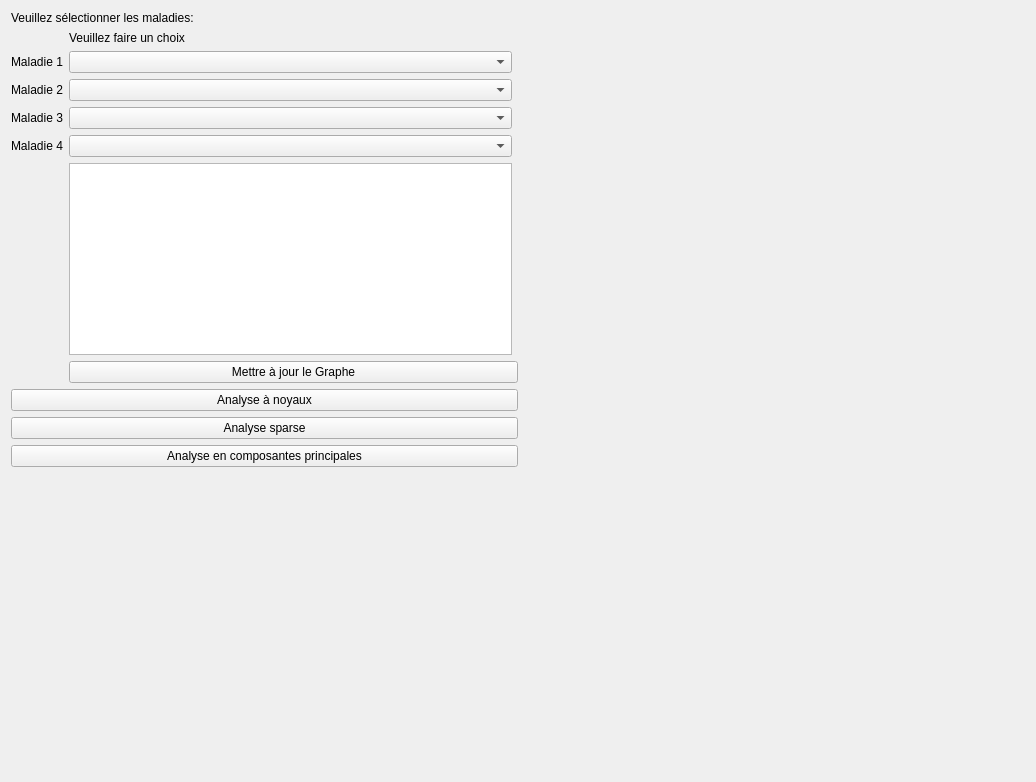
<?xml version="1.0" encoding="UTF-8"?>
<ui version="4.0">
 <class>Form</class>
 <widget class="QWidget" name="Form">
  <property name="geometry">
   <rect>
    <x>0</x>
    <y>0</y>
    <width>1036</width>
    <height>782</height>
   </rect>
  </property>
  <property name="mouseTracking">
   <bool>false</bool>
  </property>
  <property name="windowTitle">
   <string>Visualisation</string>
  </property>
  <layout class="QHBoxLayout" name="horizontalLayout">
   <item>
    <layout class="QGridLayout" name="gridLayout">
     <item row="2" column="2">
      <spacer name="horizontalSpacer">
       <property name="orientation">
        <enum>Qt::Horizontal</enum>
       </property>
       <property name="sizeHint" stdset="0">
        <size>
         <width>40</width>
         <height>20</height>
        </size>
       </property>
      </spacer>
     </item>
     <item row="2" column="0">
      <layout class="QVBoxLayout" name="verticalLayout_">
       <property name="sizeConstraint">
        <enum>QLayout::SetDefaultConstraint</enum>
       </property>
       <item>
        <widget class="QLabel" name="label">
         <property name="text">
          <string>Veuillez sélectionner les maladies:</string>
         </property>
        </widget>
       </item>
       <item>
        <layout class="QVBoxLayout" name="verticalLayout_cb"/>
       </item>
       <item>
        <layout class="QGridLayout" name="gridLayout_features">
         <item row="3" column="1">
          <widget class="QComboBox" name="Disease_2"/>
         </item>
         <item row="4" column="0">
          <widget class="QLabel" name="Param">
           <property name="text">
            <string>Maladie 3</string>
           </property>
          </widget>
         </item>
         <item row="3" column="0">
          <widget class="QLabel" name="Feature">
           <property name="text">
            <string>Maladie 2</string>
           </property>
          </widget>
         </item>
         <item row="0" column="1">
          <widget class="QLabel" name="label_param_1">
           <property name="text">
            <string>Veuillez faire un choix</string>
           </property>
          </widget>
         </item>
         <item row="2" column="1">
          <widget class="QComboBox" name="Disease_1">
           <property name="currentText">
            <string/>
           </property>
          </widget>
         </item>
         <item row="5" column="0">
          <widget class="QLabel" name="Stat">
           <property name="text">
            <string>Maladie 4</string>
           </property>
          </widget>
         </item>
         <item row="2" column="0">
          <widget class="QLabel" name="Experiment">
           <property name="text">
            <string>Maladie 1</string>
           </property>
          </widget>
         </item>
         <item row="7" column="1" colspan="2">
          <widget class="QPushButton" name="maj_button">
           <property name="text">
            <string>Mettre à jour le Graphe</string>
           </property>
          </widget>
         </item>
         <item row="4" column="1">
          <widget class="QComboBox" name="Disease_3"/>
         </item>
         <item row="6" column="1">
          <widget class="QTextBrowser" name="DocBrowser_1"/>
         </item>
         <item row="5" column="1">
          <widget class="QComboBox" name="Disease_4"/>
         </item>
        </layout>
       </item>
       <item>
        <layout class="QHBoxLayout" name="horizontalLayout_2"/>
       </item>
       <item>
        <widget class="QPushButton" name="AKERNEL_Button">
         <property name="text">
          <string>Analyse à noyaux</string>
         </property>
        </widget>
       </item>
       <item>
        <widget class="QPushButton" name="ASPARSE_Button">
         <property name="text">
          <string>Analyse sparse</string>
         </property>
        </widget>
       </item>
       <item>
        <widget class="QPushButton" name="ACP_Button">
         <property name="text">
          <string>Analyse en composantes principales</string>
         </property>
        </widget>
       </item>
       <item>
        <spacer name="verticalSpacer_2">
         <property name="orientation">
          <enum>Qt::Vertical</enum>
         </property>
         <property name="sizeHint" stdset="0">
          <size>
           <width>20</width>
           <height>40</height>
          </size>
         </property>
        </spacer>
       </item>
       <item>
        <layout class="QVBoxLayout" name="verticalLayout_machine_learning"/>
       </item>
      </layout>
     </item>
     <item row="2" column="3">
      <layout class="QVBoxLayout" name="verticalLayout_plot">
       <property name="sizeConstraint">
        <enum>QLayout::SetMinimumSize</enum>
       </property>
      </layout>
     </item>
    </layout>
   </item>
  </layout>
 </widget>
 <resources/>
 <connections/>
</ui>
